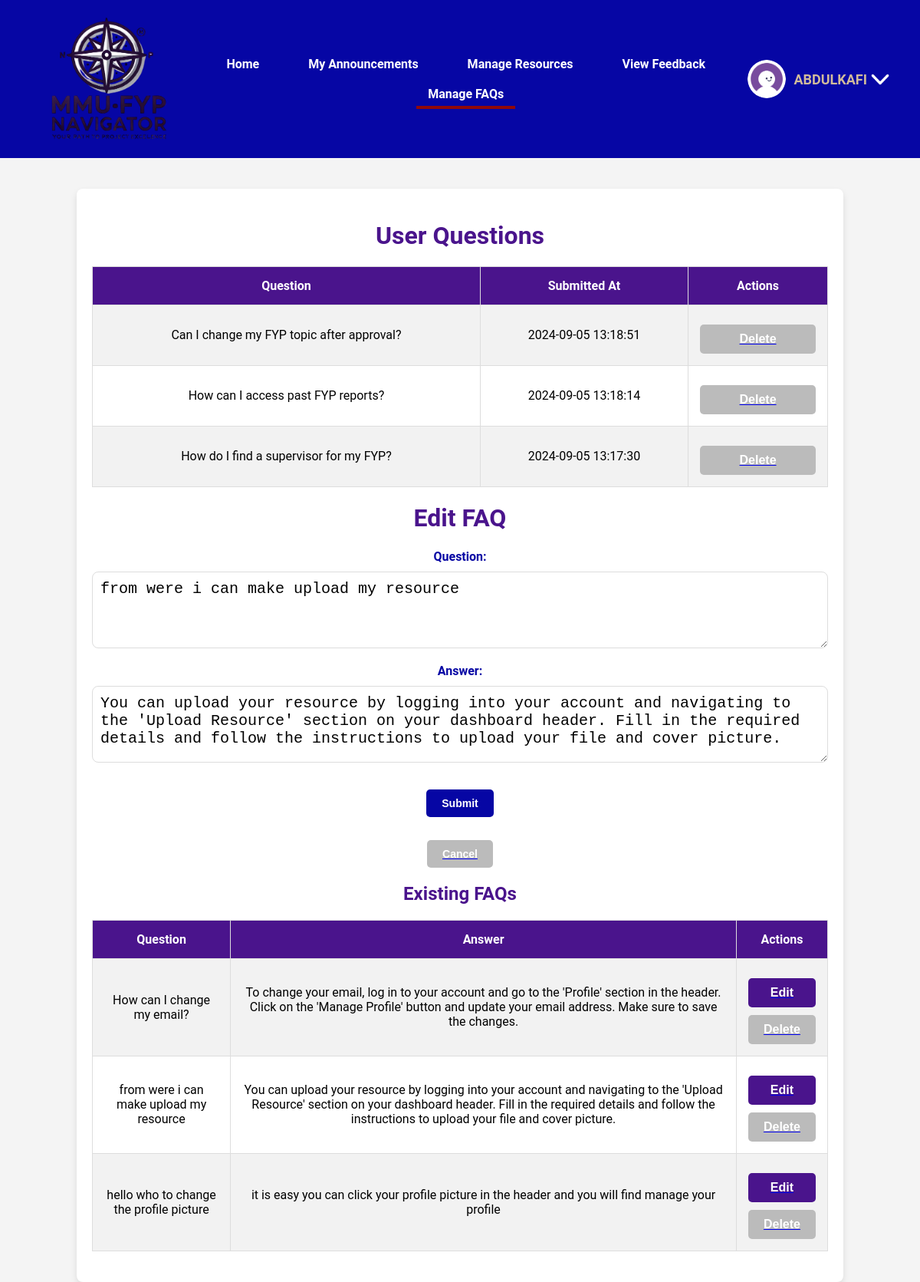
/MMU_resource/faq_admin.php?edit_id=11 (signed in), run on the app's committed database.
### tables this page shows
CREATE TABLE `userquestions` (
  `question_id` int(11) NOT NULL,
  `user_id` int(11) DEFAULT NULL,
  `question_text` text NOT NULL,
  `asked_at` timestamp NOT NULL DEFAULT current_timestamp(),
  `answer_text` text DEFAULT NULL
);

CREATE TABLE `faq` (
  `id` int(11) NOT NULL,
  `question` text NOT NULL,
  `answer` text NOT NULL,
  `created_at` timestamp NOT NULL DEFAULT current_timestamp()
);

### MMU_resource/faq_admin.php (the view, shortened to what this page needs)
<?php
require 'db.php';
$stmt = $pdo->prepare("SELECT * FROM faq ORDER BY created_at DESC");
$stmt->execute();
$faqs = $stmt->fetchAll(PDO::FETCH_ASSOC);
$edit_faq = null;
if (isset($_GET['edit_id'])) {
    $edit_id = $_GET['edit_id'];
    $stmt = $pdo->prepare("SELECT * FROM faq WHERE id = ?");
    $stmt->execute([$edit_id]);
    $edit_faq = $stmt->fetch(PDO::FETCH_ASSOC);
}
$stmt = $pdo->prepare("SELECT * FROM userquestions ORDER BY asked_at DESC");
$stmt->execute();
$user_questions = $stmt->fetchAll(PDO::FETCH_ASSOC);
?>
<!DOCTYPE html>
<html lang="en">
<head>
    <link rel="stylesheet" href="css/style.css">
    <link rel="stylesheet" href="css/faq_admin.css">
</head>
<body>
    <?php include 'header.php'; ?>
    <div class="container">
        <h1>User Questions</h1>
        <table>
            <tr>
                <th>Question</th>
                <th>Submitted At</th>
                <th>Actions</th>
            </tr>
            <?php foreach ($user_questions as $question): ?>
                <tr>
                    <td><?php echo htmlspecialchars($question['question_text']); ?></td>
                    <td><?php echo htmlspecialchars($question['asked_at']); ?></td>
                    <td>
                        <a href="faq_admin.php?delete_user_question_id=<?php echo $question['question_id']; ?>"><button type="button" class="btn-table btn-cancel-table">Delete</button></a>
                    </td>
                </tr>
            <?php endforeach; ?>
        </table>
        <h1><?php echo $edit_faq ? 'Edit FAQ' : 'Add FAQ'; ?></h1>
        <form method="post" action="faq_admin.php">
            <div class="form-group">
                <label for="question">Question:</label>
                <textarea id="question" name="question" required><?php echo $edit_faq['question'] ?? ''; ?></textarea>
            </div>
            <div class="form-group">
                <label for="answer">Answer:</label>
                <textarea id="answer" name="answer" required><?php echo $edit_faq['answer'] ?? ''; ?></textarea>
            </div>
            <div class="btn-group">
                <button type="submit" class="btn">Submit</button>
                <?php if ($edit_faq): ?>
                    <a href="faq_admin.php"><button type="button" class="btn btn-cancel">Cancel</button></a>
                <?php endif; ?>
            </div>
        </form>
        <h2>Existing FAQs</h2>
        <table>
            <tr>
                <th>Question</th>
                <th>Answer</th>
                <th>Actions</th>
            </tr>
            <?php foreach ($faqs as $faq): ?>
                <tr>
                    <td><?php echo htmlspecialchars($faq['question']); ?></td>
                    <td><?php echo htmlspecialchars($faq['answer']); ?></td>
                    <td>
                        <a href="faq_admin.php?edit_id=<?php echo $faq['id']; ?>"><button type="button" class="btn-table">Edit</button></a>
                        <a href="faq_admin.php?delete_id=<?php echo $faq['id']; ?>"><button type="button" class="btn-table btn-cancel-table">Delete</button></a>
                    </td>
                </tr>
            <?php endforeach; ?>
        </table>
    </div>
</body>
</html>

### MMU_resource/css/style.css (style rules this page uses)
button, .btn, .btn-table, .btn-cancel, .btn-cancel-table { text-decoration: none; }
body { font-family: 'Roboto', sans-serif; margin: 0; padding: 0; background-color: #f4f4f4; }
.container { width: 80%; margin: 0 auto; padding: 20px; background: #fff; box-shadow: 0 4px 8px rgba(0, 0, 0, 0.1); border-radius: 8px; margin-top: 40px; }
h1, h2, h3 { text-align: center; color: #4A148C; font-weight: bold; }
.form-group { margin: 20px 0; text-align: center; }
label { display: block; margin-bottom: 10px; color: #0606a4; font-weight: bold; }
textarea { width: 80%; padding: 10px; border: 1px solid #ddd; border-radius: 5px; resize: vertical; height: 100px; margin: 0 auto; display: block; }
.btn { background: #0606a4; color: #fff; padding: 10px 20px; border: none; border-radius: 5px; cursor: pointer; transition: background 0.3s, box-shadow 0.3s; display: block; margin: 20px auto 0; font-weight: bold; font-size: 14px; text-align: center; }
.btn-cancel { background: #bbb; }
.btn-group { display: flex; justify-content: center; gap: 10px; }

### MMU_resource/css/faq_admin.css (style rules this page uses)
body { font-family: 'Roboto', sans-serif; margin: 0; padding: 0; background-color: #f4f4f4; }
table { width: 100%; border-collapse: collapse; margin-bottom: 20px; font-size: 16px; }
table, th, td { border: 1px solid #ddd; }
th, td { padding: 15px; text-align: center; }
th { background-color: #4A148C; color: white; font-weight: bold; }
tr:nth-child(even) { background-color: #f2f2f2; }
.btn-table, .btn-cancel-table { background: #4A148C; color: #fff; padding: 10px 20px; border: none; border-radius: 5px; cursor: pointer; transition: background 0.3s, box-shadow 0.3s; font-weight: bold; font-size: 16px; text-align: center; display: block; width: 100%; margin-top: 10px; }
.btn-cancel-table { background: #bbb; }
.form-group { width: 100%; margin-bottom: 15px; }
.form-group textarea { width: 100%; padding: 10px; border-radius: 8px; box-sizing: border-box; font-size: 20px; }
.btn-group { flex-direction: column; align-items: center; }

### MMU_resource/css/header.css (style rules this page uses)
body { font-family: 'Roboto', sans-serif; margin: 0; padding: 0; background-color: #f4f4f4; }

### data on the page
userquestions: question_text "Can I change my FYP topic after approval?", asked_at "2024-09-05 13:18:51"
userquestions: question_text "How can I access past FYP reports?", asked_at "2024-09-05 13:18:14"
userquestions: question_text "How do I find a supervisor for my FYP?", asked_at "2024-09-05 13:17:30"
faq: question "from were i can make upload my resource", answer "You can upload your resource by logging into your account and navigating to the 'Upload Resource' section on your dashboard header. Fill in the required details and follow the instructions to upload your file and cover picture."
faq: question "How can I change my email?", answer "To change your email, log in to your account and go to the 'Profile' section in the header. Click on the 'Manage Profile' button and update your email address. Make sure to save the changes."
faq: question "hello who to change the profile picture", answer "it is easy you can click your profile picture in the header and you will find manage your profile"

### other printed values
$_SESSION['username'] "ABDULKAFI"
